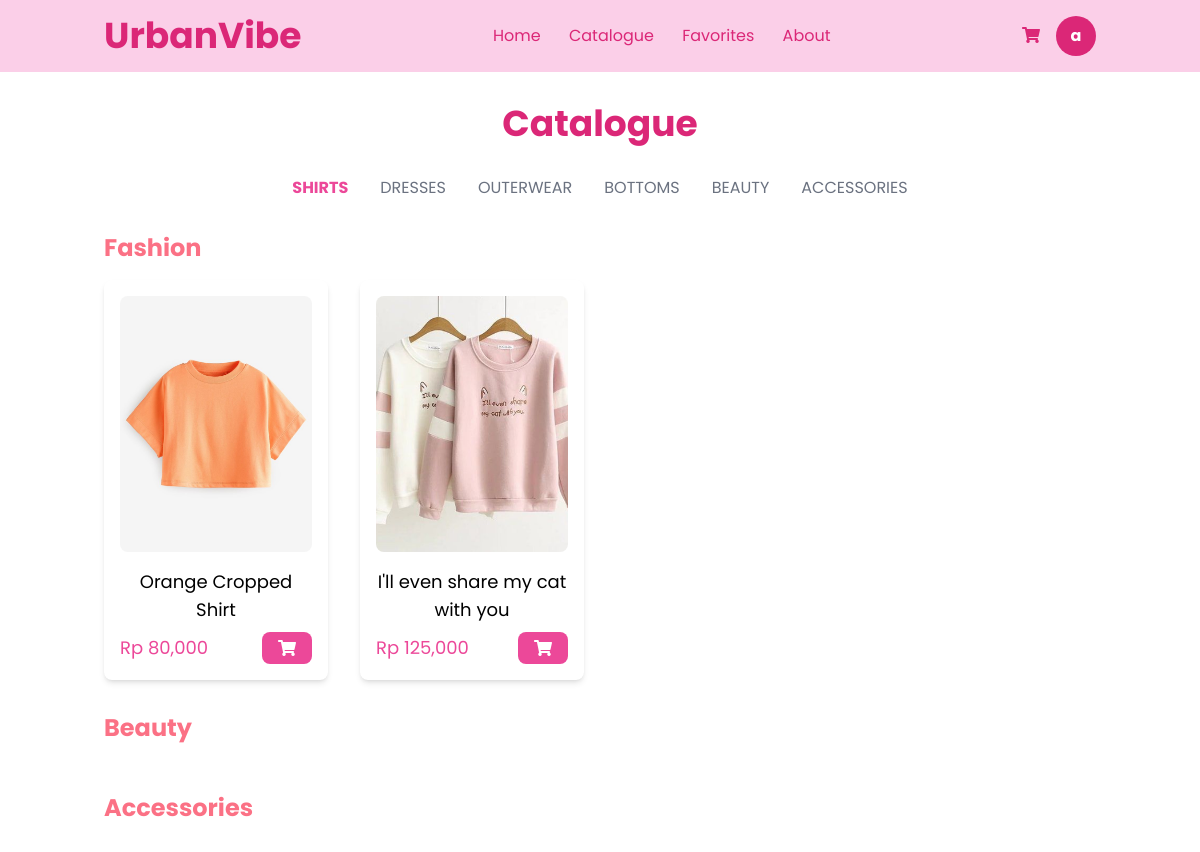
The page /catalogue/?category=fashion&subcategory=Shirt (signed in) on the database its author committed.
### WebPage/models.py (models this page shows, shortened)
class CustomUser(AbstractBaseUser, PermissionsMixin):  # Inherit PermissionsMixin
    email = models.EmailField(unique=True)
    full_name = models.CharField(max_length=255)
    phone_number = models.CharField(max_length=15, blank=True, null=True)
    address = models.TextField(blank=True, null=True)
    is_staff = models.BooleanField(default=False)
    is_superuser = models.BooleanField(default=False)
    is_active = models.BooleanField(default=True)  # This should already exist
    objects = CustomUserManager()
    USERNAME_FIELD = 'email'
    REQUIRED_FIELDS = ['full_name']

class Product(models.Model):
    product_id = models.AutoField(primary_key=True)
    name = models.CharField(max_length=255)
    description = models.TextField()
    price = models.PositiveIntegerField()
    stock = models.PositiveIntegerField()
    class Meta:
        abstract = True

class Fashion(Product):
    sub_category = models.CharField(max_length=20, choices=FashionSubCategory.choices)
    color = MultiSelectField(choices=COLOR_CHOICES, max_length=100)  # Allows multiple colors
    size = MultiSelectField(choices=SIZE_CHOICES, max_length=50)  # Allows multiple sizes
    fashion_type = models.CharField(max_length=15, null=True, blank=True, choices=FashionType.choices)

class ProductImage(models.Model):
    fashion = models.ForeignKey(Fashion, on_delete=models.CASCADE, related_name='images', null=True, blank=True)
    beauty = models.ForeignKey(Beauty, on_delete=models.CASCADE, related_name='images', null=True, blank=True)
    accessories = models.ForeignKey(Accessories, on_delete=models.CASCADE, related_name='images', null=True, blank=True)
    image = models.ImageField(upload_to='product_images/')

### WebPage/views.py (the view)
# urls.py: path('catalogue/', views.catalogue, name='catalogue'),
def catalogue(request):
    category = request.GET.get('category', None)  # Get category from URL query
    subcategory = request.GET.get('subcategory', None)  # Get subcategory from URL query
    if category == "fashion":
        if subcategory:
            fashion_products = Fashion.objects.filter(sub_category=subcategory)
        else:
            fashion_products = Fashion.objects.all()
        beauty_products = []
        accessories_products = []
    elif category == "beauty":
        fashion_products = []
        beauty_products = Beauty.objects.all()
        accessories_products = []
    elif category == "accessories":
        fashion_products = []
        beauty_products = []
        accessories_products = Accessories.objects.all()
    else:
        fashion_products = Fashion.objects.all()
        beauty_products = Beauty.objects.all()
        accessories_products = Accessories.objects.all()
    return render(request, "WebPage/catalogue.html", {
        "fashion_products": fashion_products,
        "beauty_products": beauty_products,
        "accessories_products": accessories_products,
    })

### templates/WebPage/catalogue.html (shortened to what this page needs)
{% extends 'base.html' %}
{% load static %}
{% load humanize %}
{% block content %}
<div class="container mx-auto px-4 py-8">
    <h1 class="text-4xl font-bold text-center text-pink-600 mb-8"><a href={% url 'catalogue' %}>Catalogue</a></h1>
<div class="flex justify-center space-x-8 mb-8">
    <a class="{% if request.GET.category == 'fashion' and request.GET.subcategory == 'Shirt' %}text-pink-500 font-bold{% else %}text-gray-500{% endif %}"
       href="{% url 'catalogue' %}?category=fashion&subcategory=Shirt">
       SHIRTS
    </a>
    <a class="{% if request.GET.category == 'fashion' and request.GET.subcategory == 'Dress' %}text-pink-500 font-bold{% else %}text-gray-500{% endif %}"
       href="{% url 'catalogue' %}?category=fashion&subcategory=Dress">
       DRESSES
    </a>
    <a class="{% if request.GET.category == 'fashion' and request.GET.subcategory == 'Outerwear' %}text-pink-500 font-bold{% else %}text-gray-500{% endif %}"
       href="{% url 'catalogue' %}?category=fashion&subcategory=Outerwear">
       OUTERWEAR
    </a>
    <a class="{% if request.GET.category == 'fashion' and request.GET.subcategory == 'Bottom' %}text-pink-500 font-bold{% else %}text-gray-500{% endif %}"
       href="{% url 'catalogue' %}?category=fashion&subcategory=Bottom">
       BOTTOMS
    </a>
    <a class="{% if request.GET.category == 'beauty' %}text-pink-500 font-bold{% else %}text-gray-500{% endif %}"
       href="{% url 'catalogue' %}?category=beauty">
       BEAUTY
    </a>
    <a class="{% if request.GET.category == 'accessories' %}text-pink-500 font-bold{% else %}text-gray-500{% endif %}"
       href="{% url 'catalogue' %}?category=accessories">
       ACCESSORIES
    </a>
</div>
    <h2 class="text-2xl font-bold text-rose-400 mb-4">Fashion</h2>
    <div class="grid grid-cols-1 sm:grid-cols-2 lg:grid-cols-4 gap-8">
        {% for product in fashion_products %}
        <div class="bg-white p-4 rounded-lg flex flex-col text-center shadow-md cursor-pointer product-card"
        data-url="{% url 'product_detail' category='fashion' pk=product.pk %}">
                {% with product.images.first as img %}
                {% if img %}
                    <img src="{{ img.image.url }}" alt="{{ product.name }}" class="w-full aspect-[3/4] object-cover mb-4 rounded-lg" />
                {% else %}
                    <div class="w-full aspect-[3/4] bg-gray-200 flex items-center justify-center mb-4 rounded-lg">
                        <span class="text-gray-400">No Image</span>
                    </div>
                {% endif %}
            {% endwith %}
            <h2 class="text-lg font-normal mb-2">{{ product.name }}</h2>
            <div class="flex justify-between items-center mt-auto">
                <p class="text-pink-500 text-lg">Rp {{ product.price|intcomma }}</p>
                <button
                    class="bg-pink-500 text-white px-4 py-2 rounded-lg flex items-center justify-center cart-button"
                    data-id="{{ product.product_id }}"
                    data-type="fashion"
                    data-name="{{ product.name }}"
                    data-price="{{ product.price }}"
                    data-sizes="{{ product.size|join:',' }}"
                    data-colors="{{ product.color|join:',' }}">
                    <i class="fas fa-shopping-cart"></i>
                </button>
            </div>
        </div>
        {% endfor %}
    </div>
    <h2 class="text-2xl font-bold text-rose-400 mt-8 mb-4">Beauty</h2>
    <h2 class="text-2xl font-bold text-rose-400 mt-8 mb-4">Accessories</h2>
</div>
{% endblock %}

### templates/base.html (shortened to what this page needs)
{% load static %}
<!DOCTYPE html>
<html lang="en">
<head>
    <link rel="stylesheet" href="{% static 'assets/css/styles.css' %}">
    <script src="https://cdn.tailwindcss.com"></script>
    <link rel="stylesheet" href="https://cdnjs.cloudflare.com/ajax/libs/font-awesome/5.15.3/css/all.min.css"/>
</head>
<body>
    <header class="bg-pink-200 py-4">
        <div class="container mx-auto flex justify-between items-center px-4">
            <a class="text-4xl font-bold text-pink-600" href="{% url 'index' %}">
                UrbanVibe
            </a>
            <nav class="space-x-6">
                <a class="text-pink-600 hover:text-pink-800" href="{% url 'index' %}">Home</a>
                <a class="text-pink-600 hover:text-pink-800" href="{% url 'catalogue' %}">Catalogue</a>
                <a class="text-pink-600 hover:text-pink-800" href="{% url 'favorites' %}">Favorites</a>
                <a class="text-pink-600 hover:text-pink-800" href="{% url 'about_us' %}">About</a>
            </nav>
            <div class="flex items-center space-x-4">
                <a href="{% url 'shoppingcart' %}">
                    <i class="fas fa-shopping-cart text-pink-600"></i>
                </a>
                {% if user.is_authenticated %}
                    <a href="{% url 'profile' %}" class="w-10 h-10 rounded-full bg-pink-600 flex items-center justify-center text-white font-bold">
                        {{ user.full_name|slice:":1" }}
                    </a>
                {% else %}
                    <a href="{% url 'login' %}" class="bg-white text-pink-600 border border-pink-600 px-4 py-2 rounded-full hover:bg-pink-600 hover:text-white">
                        Get Started
                    </a>
                {% endif %}
            </div>
        </div>
    </header>
    <main class="min-h-screen mx-auto max-w-[1320px] px-4">
        {% block content %}
        {% endblock %}
    </main>
</body>
</html>

### static/assets/css/styles.css (style rules this page uses)
body { font-family: 'Poppins', sans-serif; margin: 0; padding: 0; background-color: #fff; }
header { display: flex; justify-content: space-between; align-items: center; padding: 15px 50px; background-color: #FEC8D8; color: #E91E63; }
button { background-color: #E91E63; color: white; font-size: 14px; font-weight: 700; padding: 10px 20px; border: none; border-radius: 20px; cursor: pointer; transition: background-color 0.3s ease; }

### rows shown on the page
CustomUser: full_name "a"
Fashion: images.first.image (picture), name "Orange Cropped Shirt", price "80,000"
Fashion: images.first.image (picture), name "I'll even share my cat with you", price "125,000"
